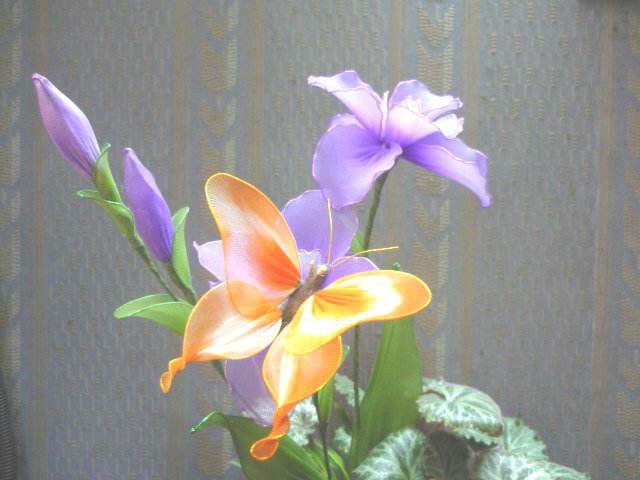
#> input picture datas/f4.jpg, 640 x 480 px
$ jupyter execute '03-滤波处理.ipynb'   (shell and % lines are left out)   (older library calls are emulated)
#> lines starting #> are read from the running program, lines starting #| are printed output that depends on the picture
# 滤波处理

[cell 1]
import matplotlib.pyplot as plt
import cv2

[cell 2]
src = cv2.imread('../datas/f4.jpg')
#> src is the input picture: shape (480, 640, 3); mean B, G, R 142.8, 147.8, 150.1
rgb = cv2.cvtColor(src,cv2.COLOR_BGR2RGB)
gray = cv2.cvtColor(src,cv2.COLOR_BGR2GRAY)
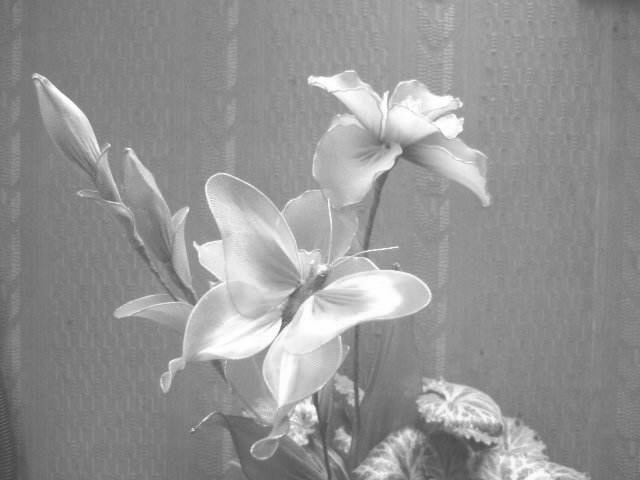
#> gray: shape (480, 640); min 66, max 255, mean 147.9

## 1.均值滤波

[cell 3]
dst = cv2.blur(rgb,(5,5))

[cell 4]
plt.subplot(121)
plt.imshow(rgb)
plt.title('SRC')
plt.subplot(122)
plt.imshow(dst)
plt.title('Average Blur')
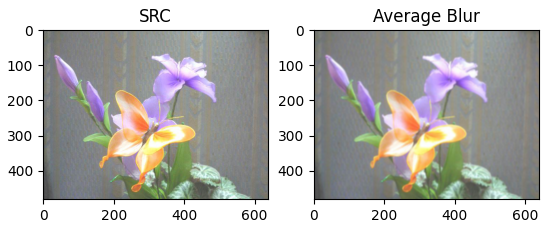
#> figure drawn by matplotlib, 2 panels

## 2.方框滤波

[cell 5]
dst = cv2.boxFilter(rgb,-1,(5,5))

[cell 6]
plt.subplot(121)
plt.imshow(rgb)
plt.title('SRC')
plt.subplot(122)
plt.imshow(dst)
plt.title('Box Blur')

## 3.高斯滤波

[cell 7]
dst = cv2.GaussianBlur(rgb,(5,5),2.4)

[cell 8]
plt.subplot(121)
plt.imshow(rgb)
plt.title('SRC')
plt.subplot(122)
plt.imshow(dst)
plt.title('Gaussian Blur')

## 4.中值滤波

[cell 9]
dst = cv2.medianBlur(rgb,5)

[cell 10]
plt.subplot(121)
plt.imshow(rgb)
plt.title('SRC')
plt.subplot(122)
plt.imshow(dst)
plt.title('Median Blur')

## 5.双边滤波

[cell 11]
dst = cv2.bilateralFilter(rgb,9,75,75)

[cell 12]
plt.subplot(121)
plt.imshow(rgb)
plt.title('SRC')
plt.subplot(122)
plt.imshow(dst)
plt.title('BilateralFilter Blur')

## 6.低通滤波来平滑图像

[cell 13]
dst_blur = cv2.blur(rgb,(5,5));

[cell 14]
plt.subplot(121)
plt.imshow(rgb)
plt.title('SRC')
plt.subplot(122)
plt.imshow(dst_blur)
plt.title('Low Pass Blur')

## 7.可分离滤波器

一个 2 维滤波器，如果可以分离为x 方向和 y 方向两个独立的 1 维滤波器。那么这个 2 维滤波器就称为 可分离滤波器。比如我们上面介绍的高斯滤波器就是一个典型的可分离滤波器。具有这种性质的滤波器有快速算法，可以比不具有这个性质的普通的滤波器更高效的计算。

[cell 15]
kernel = cv2.getGaussianKernel(7, 1.5,cv2.CV_32F)

[cell 16]
dst_sp = cv2.sepFilter2D(rgb, -1, kernel, kernel)

[cell 17]
plt.subplot(121)
plt.imshow(rgb)
plt.title('SRC')
plt.subplot(122)
plt.imshow(dst_sp)
plt.title('sepFilter2')

$ run again, with datas/f1.jpg copied over datas/f4.jpg
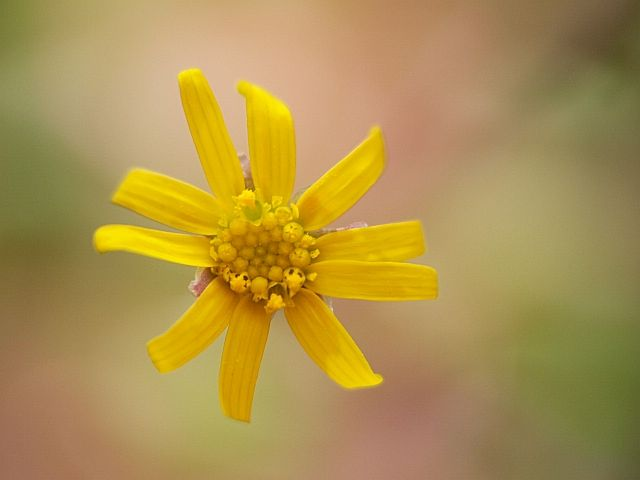
#> input picture datas/f1.jpg, 640 x 480 px
#> src is the input picture: shape (480, 640, 3); mean B, G, R 78.8, 145.8, 173.2
#> `gray = cv2.cvtColor(src,cv2.COLOR_BGR2GRAY)`:
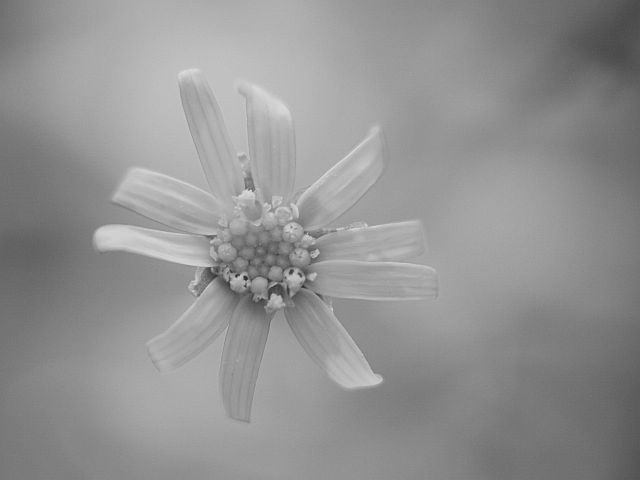
#> gray: shape (480, 640); min 40, max 222, mean 146.4
#> `[cell 4] plt.subplot(121) plt.imshow(rgb) plt.title('SRC') plt.subplot..`:
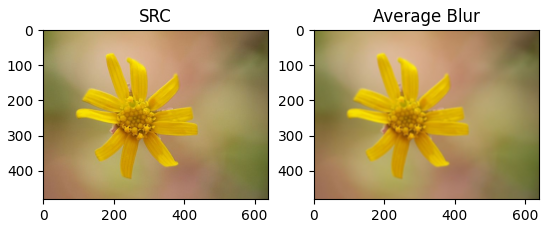
#> figure drawn by matplotlib, 2 panels

$ run again, with datas/f3.jpg copied over datas/f4.jpg
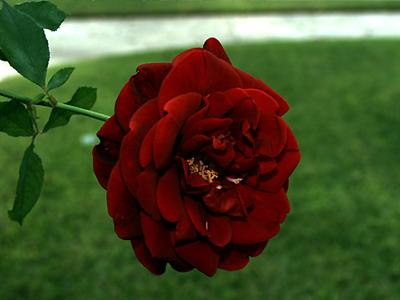
#> input picture datas/f3.jpg, 400 x 300 px
#> src is the input picture: shape (300, 400, 3); mean B, G, R 41.2, 78.6, 72.4
#> `gray = cv2.cvtColor(src,cv2.COLOR_BGR2GRAY)`:
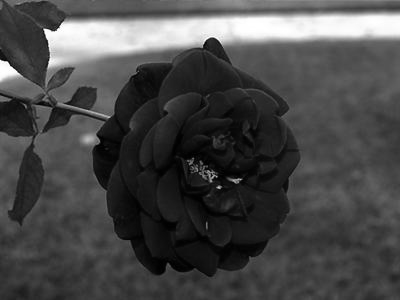
#> gray: shape (300, 400); min 0, max 255, mean 72.5
#> `[cell 4] plt.subplot(121) plt.imshow(rgb) plt.title('SRC') plt.subplot..`:
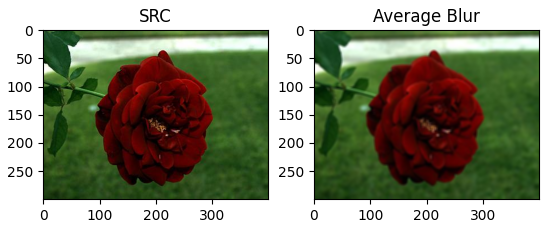
#> figure drawn by matplotlib, 2 panels
